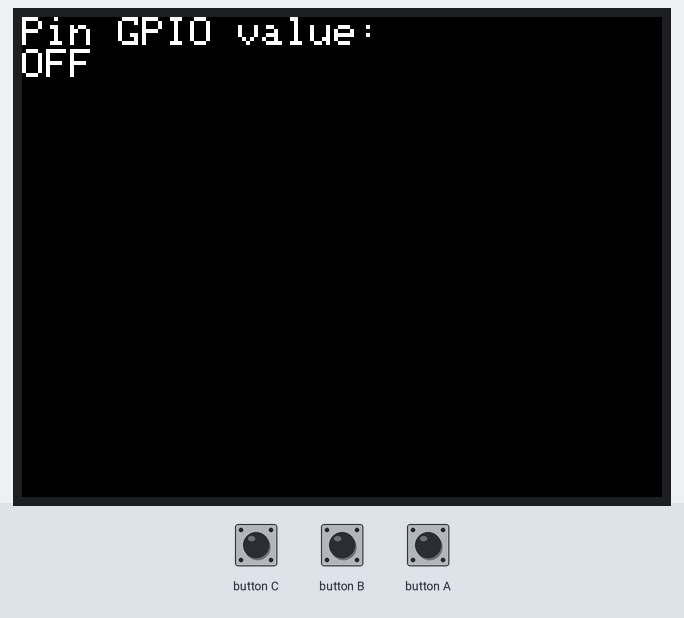
The sketch below on a simulated ESP32. Parts: 320×240 colour display. The test bench sets the inputs (shaded band).

Above: at 1.3 s.
1.4 s: button A pressed for 0.3 s
At 2.0 s:
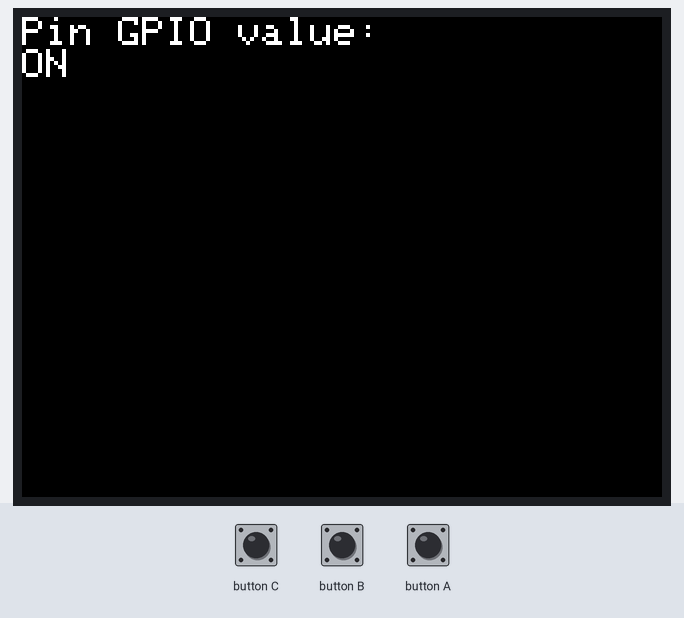
Timing chart, 0 to 4.4 s (numbered marks = the images above; inputs shaded):
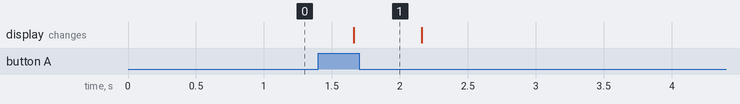

Measured:
- after the input at 1.4 s, the display: changes after 0.26 s (image 1)

The sketch:

ejemplo_ESP32.ino
```cpp
#include <M5Stack.h>

uint8_t PinGPIO = 39;

void setup(){
    M5.begin();
    M5.Lcd.setTextSize(2);
    M5.Lcd.print("Pin GPIO value: ");
    pinMode(PinGPIO, INPUT);
}

void loop(){
    M5.Lcd.setCursor(0, 16);
    if(digitalRead(PinGPIO)){
        M5.Lcd.print("ON ");
    } else{
        M5.Lcd.print("OFF");
    }
    delay(500);
    M5.update();
}
```
